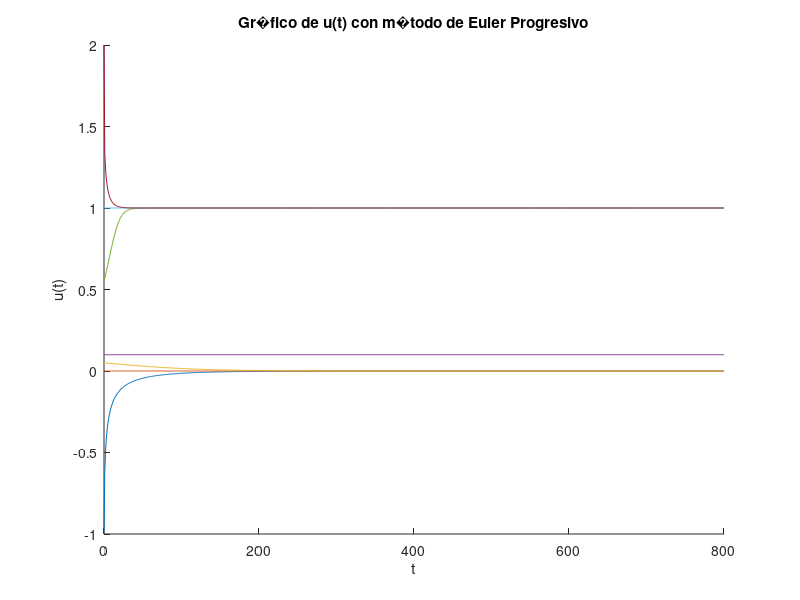

The MATLAB source for this figure:
%Pregunta 1

%Par�metros
h = 1.0; c1 = 0.175; alfa = 0.1; f = 0; n = 800;
%Tiempo de 0 a 800 con paso h
t = (0:h:n);
%Vector de ceros de tamanno t
u = zeros(1, length(t));
%Valores de u inicial
u0 = [-1, 0, alfa / 2, alfa, (alfa + 1) / 2, 1, 2];

for j = 1:length(u0)
    u(1) = u0(j); %Calcula u(t) para cada valor de u0

    for i = 1:n / h
        u_prima = c1 * u(i) * (u(i) - alfa) * (1 - u(i)) + f; %C�lculo de u'(t,u(t))
        u(i + 1) = u(i) + h * u_prima; %C�lculo de u(t+1)
    end

    hold on
    plot(t, u)

end

xlabel('t'), ylabel('u(t)')
title('Gr�fico de u(t) con m�todo de Euler Progresivo')
hold off
